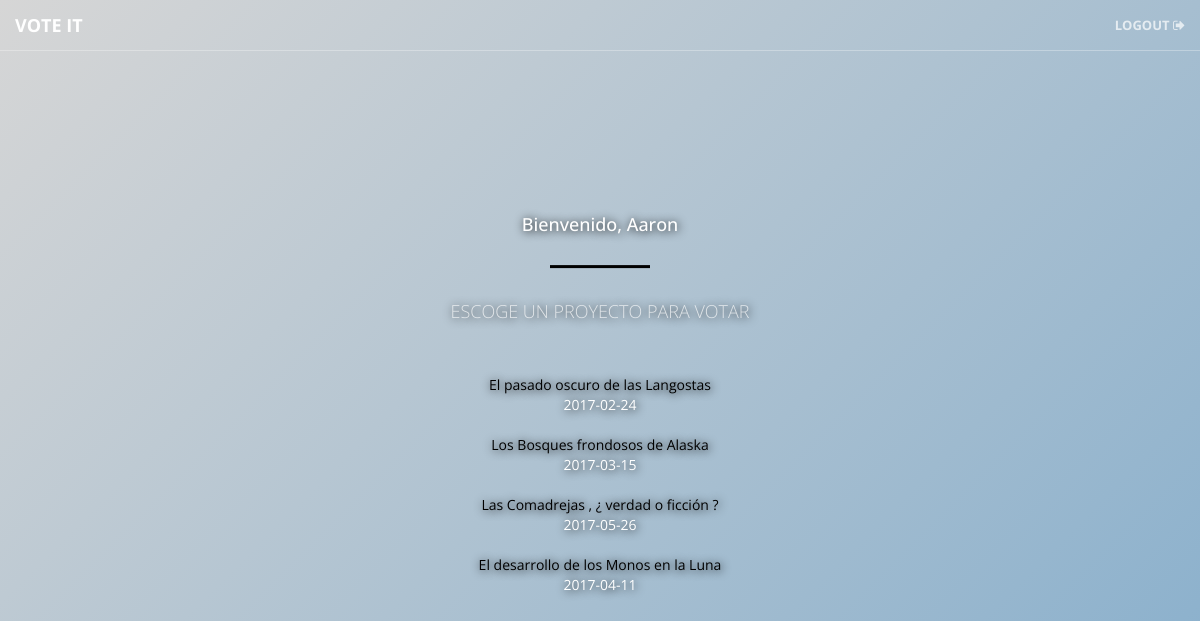
Before: /mainalumno.php (signed in) with the older database file.
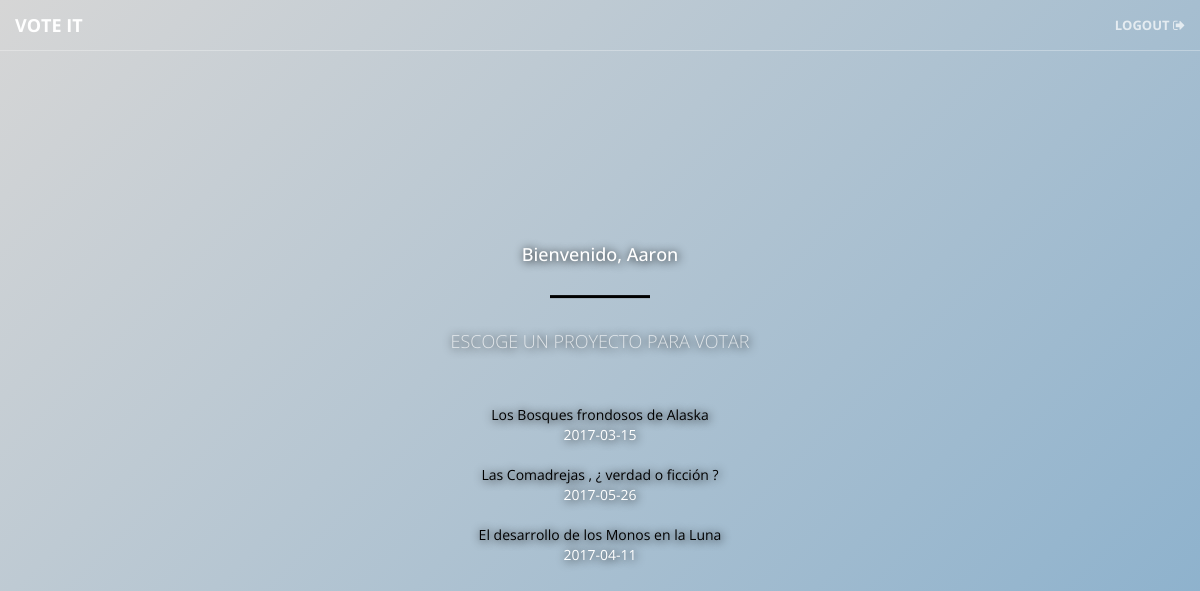
After: the same page with the newer database file.
### tables this page shows
CREATE TABLE `tbl_proyecto` (
  `pro_id` int(11) NOT NULL,
  `pro_titulo` varchar(50) NOT NULL,
  `pro_fecha` date NOT NULL,
  `pro_estado` int(1) NOT NULL,
  `usp_id` int(11) NOT NULL
);

### mainalumno.php (the view, shortened to what this page needs)
<?php
  include("conexion.proc.php");
?>
<!DOCTYPE html>
<html lang="en">
<head>
    <link href="vendor/bootstrap/css/bootstrap.css" rel="stylesheet">
    <link href="vendor/font-awesome/css/font-awesome.min.css" rel="stylesheet" type="text/css">
    <link href="css/main.css" rel="stylesheet">
    <link rel="stylesheet" href="https://cdnjs.cloudflare.com/ajax/libs/font-awesome/4.7.0/css/font-awesome.min.css">
</head>
<body id="page-top">
  <nav id="mainNav" class="navbar navbar-default navbar-fixed-top">
      <div class="container-fluid">
          <div class="navbar-header">
              <a class="navbar-brand page-scroll" href="#page-top">VOTE IT</a>
          </div>
          <div class="collapse navbar-collapse" id="bs-example-navbar-collapse-1">
              <ul class="nav navbar-nav navbar-right">
                  <li>
                      <a class="page-scroll" href="cerrarsesion.proc.php">Logout <i class="fa fa-sign-out" aria-hidden="true"></i></a>
                  </li>
              </ul>
          </div>
      </div>
  </nav>
<header>
    <div class="header-content">
        <div class="header-content-inner">
          <br/>
            <h1 id="homeHeading"><?php echo "<h4>Bienvenido, ".$_SESSION['nombre']."</h4>"; ?></h1>
            <hr>
            <p>ESCOGE UN PROYECTO PARA VOTAR</p>
            <?php
                if(isset($_SESSION['nombre']) ){
            ?>
            <?php
                $sql = "SELECT * FROM tbl_proyecto WHERE pro_estado = 1";
                $proyectos = mysqli_query($conexion, $sql);
                    if(mysqli_num_rows($proyectos)>0){
                      while($proyecto = mysqli_fetch_array($proyectos)){
                        echo "<a href='preguntasalumno.php?pro_id=".$proyecto['pro_id']."'>".$proyecto['pro_titulo']."</a><br>".$proyecto['pro_fecha']."<br>";
                        echo "<br/>";
                      }
                    } else {
                      echo "No hay proyectos!";
                      }
                } else {
                    $_SESSION['error']="Tienes que iniciar sesión primero!";
                    echo "No hay sesión";
                    header("location: login.php");
                }
            ?>
        </div>
    </div>
</header>
</body>
</html>

Changed rows visible on the page:
no longer on this page (row edited): tbl_proyecto: pro_titulo "El pasado oscuro de las Langostas", pro_fecha "2017-02-24"
